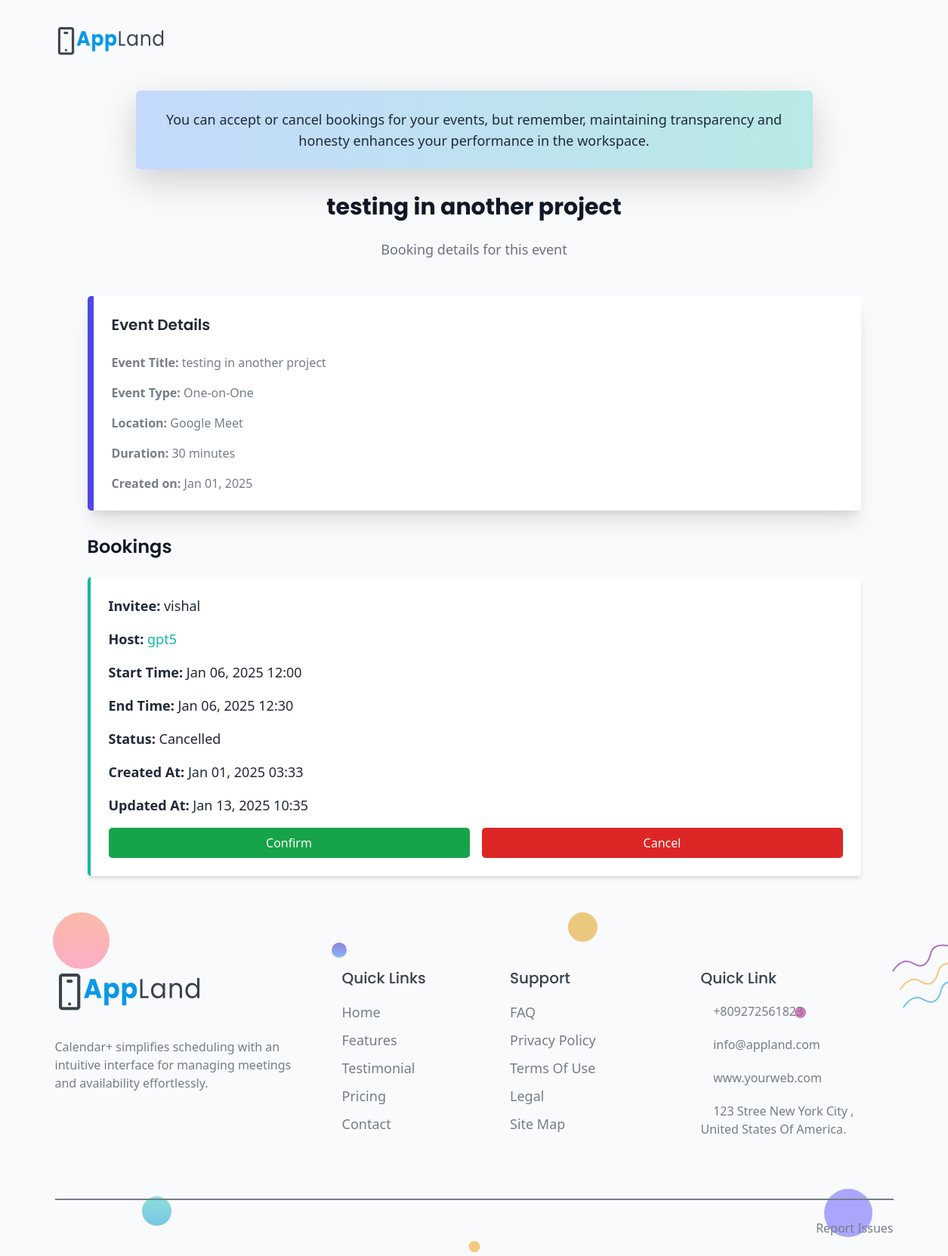
/auth/events/8/2/view-bookings/ (signed in), run on the app's committed database.
### accounts/models.py (models this page shows, shortened)
class EventOrganization(models.Model):
    EVENT_TYPES = [
        ('one_on_one', 'One-on-One'),
        ('group', 'Group Meeting'),
    ]
    LOCATION_CHOICES = [
        ('Google Meet', 'Google Meet'),
        ('Zoom', 'Zoom'),
        ('Phone Call', 'Phone Call'),
        ('In Person Meeting', 'In Person Meeting'),
    ]
    user = models.ForeignKey(User, on_delete=models.CASCADE, related_name="eventss", null=True, blank=True)
    organization = models.ForeignKey(Organization, on_delete=models.CASCADE, related_name="events", null=True, blank=True)
    event_type = models.CharField(max_length=20, choices=EVENT_TYPES, default='one_on_one', null=True, blank=True)
    title = models.CharField(max_length=255, null=True, blank=True)
    description = models.TextField(blank=True, null=True)
    duration = models.PositiveIntegerField(null=True, blank=True)
    buffer_time = models.PositiveIntegerField(default=0, null=True, blank=True)
    is_recurring = models.BooleanField(default=False, null=True, blank=True)
    location = models.CharField(
        max_length=100, choices=LOCATION_CHOICES, default='Google Meet', null=True, blank=True
    )
    slug = models.SlugField(unique=True, blank=True, null=True)
    created_at = models.DateTimeField(auto_now_add=True, null=True, blank=True)

class BookingOrganization(models.Model):
    STATUS_CHOICES = [
        ('pending', 'Pending'),
        ('confirmed', 'Confirmed'),
        ('cancelled', 'Cancelled'),
    ]
    organization= models.ForeignKey('Organization', on_delete=models.CASCADE, related_name='booking_organization')
    event = models.ForeignKey('EventOrganization', on_delete=models.CASCADE, related_name='bookings')
    invitee = models.ForeignKey(User, on_delete=models.CASCADE, related_name='bookingss')
    event_host=models.ForeignKey(User,on_delete=models.CASCADE, related_name='event_hosts', blank=True,null=True)
    start_time = models.DateTimeField()
    end_time = models.DateTimeField()
    status = models.CharField(max_length=20, choices=STATUS_CHOICES, default='pending')
    created_at = models.DateTimeField(auto_now_add=True)
    updated_at = models.DateTimeField(auto_now=True)

### accounts/views.py (the view)
# urls.py: path("events/<int:org_id>/<int:event_id>/view-bookings/", ViewBookingsView.as_view(), name="view_bookings"),
class ViewBookingsView(LoginRequiredMixin, ListView):
    template_name = "accounts/user_events/view_bookings.html"
    context_object_name = "bookings"
    def get_queryset(self):
        org_id = self.kwargs.get("org_id")
        event_id = self.kwargs.get("event_id")
        event = get_object_or_404(
            EventOrganization,
            pk=event_id,
            organization_id=org_id,
            user=self.request.user
        )
        bookings = BookingOrganization.objects.filter(event=event).order_by("-created_at")
        return bookings
    def get_context_data(self, **kwargs):
        context = super().get_context_data(**kwargs)
        org_id = self.kwargs.get("org_id")
        event_id = self.kwargs.get("event_id")
        event = get_object_or_404(EventOrganization, pk=event_id, organization_id=org_id)
        context["event"] = event
        context["organization_name"] = event.organization.name
        context["org_id"] = org_id
        return context

### calendar_plus/templates/accounts/user_events/view_bookings.html (shortened to what this page needs)
{% extends 'custom.html' %}
{% block content %}
<br><br><br>
<!DOCTYPE html>
<html lang="en">
<head>
    <script src="https://cdn.tailwindcss.com"></script>
</head>
<body class="bg-gray-50 font-sans">
    <div class="max-w-6xl mx-auto py-12 px-6 sm:px-8 lg:px-16">
        <section class="relative text-center p-4 bg-white rounded-lg shadow-lg mb-8 mx-auto max-w-4xl overflow-hidden">
            <div class="absolute inset-0 bg-gradient-to-r from-blue-500 to-teal-500 opacity-30 rounded-lg"></div>
            <p class="text-lg text-gray-800 font-medium relative z-10">
                You can accept or cancel bookings for your events, but remember, maintaining transparency and honesty enhances your performance in the workspace.
            </p>
        </section>
        <div class="text-center mb-12">
            <h1 class="text-3xl font-bold text-gray-900">{{ event.title }}</h1>
            <p class="mt-4 text-lg text-gray-500">Booking details for this event</p>
        </div>
        <div class="bg-white shadow-xl rounded-lg p-6 mb-8 border-l-8 border-indigo-600">
            <h2 class="text-xl font-semibold text-gray-800 mb-4">Event Details</h2>
            <div class="space-y-4 text-gray-600">
                <p><strong>Event Title:</strong> {{ event.title }}</p>
                <p><strong>Event Type:</strong> {{ event.get_event_type_display }}</p>
                <p><strong>Location:</strong> {{ event.location }}</p>
                <p><strong>Duration:</strong> {{ event.duration }} minutes</p>
                <p><strong>Created on:</strong> {{ event.created_at|date:"M d, Y" }}</p>
            </div>
        </div>
        <h2 class="text-2xl font-semibold text-gray-900 mb-6">Bookings</h2>
        {% if bookings %}
            <div class="space-y-6">
                {% for booking in bookings %}
                    <div class="bg-white shadow-md rounded-lg p-6 border-l-4 border-teal-500">
                        <div class="space-y-4">
                            <p class="text-lg text-gray-800"><strong>Invitee:</strong> {{ booking.invitee.username }}</p>
                            <p class="text-lg text-gray-800"><strong>Host:</strong>
                                {% if booking.event_host %}
                                    <span class="text-teal-500">{{ booking.event_host.username }}</span>
                                {% else %}
                                    <span class="text-gray-500">Not Assigned</span>
                                {% endif %}
                            </p>
                            <p class="text-lg text-gray-800"><strong>Start Time:</strong> {{ booking.start_time|date:"M d, Y H:i" }}</p>
                            <p class="text-lg text-gray-800"><strong>End Time:</strong> {{ booking.end_time|date:"M d, Y H:i" }}</p>
                            <p class="text-lg text-gray-800"><strong>Status:</strong> {{ booking.get_status_display }}</p>
                            <p class="text-lg text-gray-800"><strong>Created At:</strong> {{ booking.created_at|date:"M d, Y H:i" }}</p>
                            <p class="text-lg text-gray-800"><strong>Updated At:</strong> {{ booking.updated_at|date:"M d, Y H:i" }}</p>
                            <div class="flex space-x-4">
                                <form method="POST" action="{% url 'event-booking-action' org_id=org_id booking_id=booking.id %}" class="w-full">
                                    <button type="submit" class="w-full px-4 py-2 text-white bg-green-600 rounded-lg hover:bg-green-700 transition duration-300 ease-in-out transform hover:scale-105">
                                        Confirm
                                    </button>
                                </form>
                                <form method="POST" action="{% url 'event-booking-action' org_id=org_id booking_id=booking.id %}" class="w-full">
                                    <button type="submit" class="w-full px-4 py-2 text-white bg-red-600 rounded-lg hover:bg-red-700 transition duration-300 ease-in-out transform hover:scale-105">
                                        Cancel
                                    </button>
                                </form>
                            </div>
                        </div>
                    </div>
                {% endfor %}
            </div>
        {% else %}
            <p class="text-center text-gray-600">No bookings found for this event.</p>
        {% endif %}
    </div>
</body>
</html>
{% endblock %}

### static/assets/css/style.css (style rules this page uses)
body { font-family: "Open Sans", sans-serif; font-weight: normal; font-style: normal; color: #747E88; overflow-x: hidden; }
* { margin: 0; padding: 0; -webkit-box-sizing: border-box; -moz-box-sizing: border-box; box-sizing: border-box; }
i, span, a { display: inline-block; }
h1, h2, h3, h4, h5, h6 { font-family: "Poppins", sans-serif; font-weight: 700; color: #38424D; margin: 0px; }
h1 { font-size: 48px; }
h2 { font-size: 36px; }
p { font-size: 16px; font-weight: 400; line-height: 24px; color: #747E88; margin: 0px; }

### data on the page
EventOrganization: title "testing in another project", event_type "One-on-One", location "Google Meet", duration "30", created_at "Jan 01, 2025"
BookingOrganization: invitee.username "vishal", event_host.username "gpt5", start_time "Jan 06, 2025 12:00", end_time "Jan 06, 2025 12:30", status "Cancelled", created_at "Jan 01, 2025 03:33", updated_at "Jan 13, 2025 10:35"
